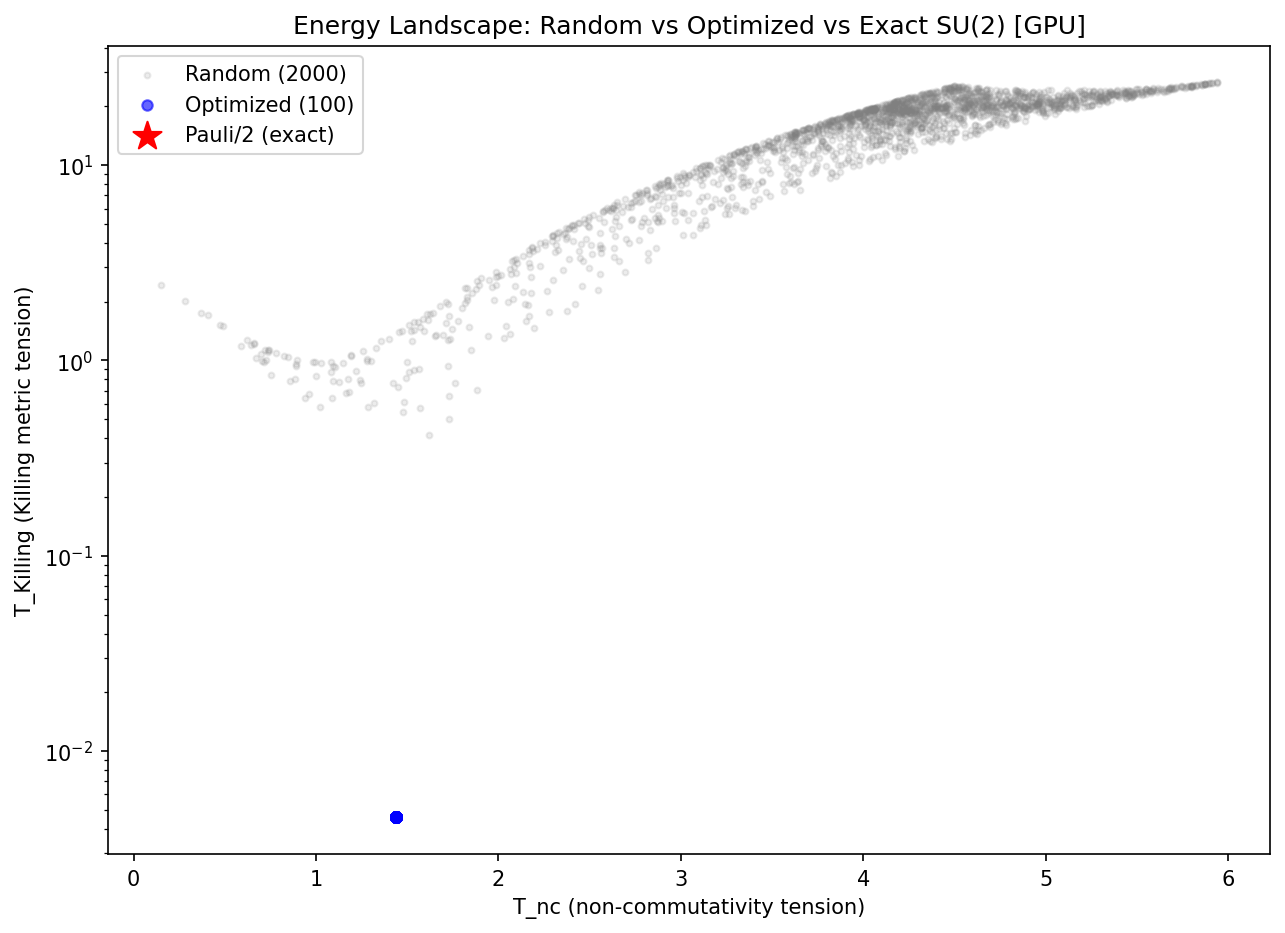

This figure's Python source:
"""
Test 3.3 GPU: Energy landscape scan — batched on GPU.
Question: Is SU(2) at the global minimum of the energy landscape?

GPU version: Evaluates 2000+ random configurations in parallel batches on GPU.

EXPECTED: SU(2) configurations cluster at the global minimum of T_Killing.
"""
import sys, os, time
sys.path.insert(0, os.path.dirname(__file__))

import numpy as np
import torch
from shared_utils_gpu import (
    params_to_generators,
    batched_killing_metric,
    batched_non_commutativity_tension,
    batched_norm_tension,
    pauli_matrices_torch,
    generators_to_params,
    evolve_generators_gpu,
    get_device_info,
    DEVICE, DTYPE, FDTYPE,
)


def check_is_su2_structure_np(generators, tol=0.1):
    """Heuristic: closure + K proportional to I (numpy)."""
    if len(generators) != 3:
        return False
    for i, j in [(0, 1), (1, 2), (2, 0)]:
        comm = generators[i] @ generators[j] - generators[j] @ generators[i]
        B = np.array([b.flatten() for b in generators]).T
        v = comm.flatten()
        coeffs, _, _, _ = np.linalg.lstsq(B, v, rcond=None)
        if np.linalg.norm(B @ coeffs - v) > tol:
            return False
    from shared_utils_gpu import killing_metric_np
    K = killing_metric_np(generators)
    K_offdiag = np.max(np.abs(K - np.diag(np.diag(K))))
    return K_offdiag <= tol


def run_test_landscape_gpu(n_samples=2000, n_optimized=100):
    print("=" * 70)
    print("TEST 3.3 GPU: ENERGY LANDSCAPE SCAN")
    print("=" * 70)
    print(f"  Device: {get_device_info()}")
    print()

    device = DEVICE
    n_gen, dim = 3, 2

    # ---- Phase 1: Random samples (batched on GPU) ----
    print(f"  Phase 1: Evaluating {n_samples} random configurations on GPU...")
    t0 = time.time()

    # Generate random parameters
    torch.manual_seed(0)
    n_params = dim * dim - 1
    params = torch.randn(n_samples, n_gen, n_params, dtype=FDTYPE, device=device)

    # Convert to generators and normalize
    gens = params_to_generators(params, n_gen, dim)
    norms = (gens.abs() ** 2).sum(dim=(-2, -1)).sqrt().clamp(min=1e-10)
    gens = gens / norms.unsqueeze(-1).unsqueeze(-1)

    # Evaluate tensions
    T_nc = batched_non_commutativity_tension(gens).cpu().numpy()
    K = batched_killing_metric(gens)
    K_target = -1.0 * torch.eye(n_gen, dtype=FDTYPE, device=device)
    T_k = ((K - K_target.unsqueeze(0)) ** 2).sum(dim=(-2, -1)).cpu().numpy()
    T_total = T_nc + 5.0 * T_k

    random_time = time.time() - t0
    print(f"    Done in {random_time:.2f}s")

    random_results = []
    for i in range(n_samples):
        random_results.append({
            "T_nc": T_nc[i],
            "T_k": T_k[i],
            "T_total": T_total[i],
        })

    # ---- Phase 2: Optimized samples (batched GPU optimizer) ----
    print(f"\n  Phase 2: Running {n_optimized} optimized seeds on GPU...")
    t0 = time.time()

    opt_results_raw, opt_hist = evolve_generators_gpu(
        n_gen=3, dim=2, steps=15000,
        lr=0.001, alpha=5.0, beta=1.0,
        killing_target=-1.0,
        batch_size=n_optimized,
        seeds=list(range(n_optimized)),
        verbose=True,
    )

    # Evaluate final tensions for optimized
    opt_gens_torch = torch.tensor(opt_results_raw, dtype=DTYPE, device=device)
    T_nc_opt = batched_non_commutativity_tension(opt_gens_torch).cpu().numpy()
    K_opt = batched_killing_metric(opt_gens_torch)
    T_k_opt = ((K_opt - K_target.unsqueeze(0)) ** 2).sum(dim=(-2, -1)).cpu().numpy()

    opt_time = time.time() - t0
    print(f"    Optimizer done in {opt_time:.1f}s")

    opt_results = []
    for i in range(n_optimized):
        opt_results.append({
            "T_nc": T_nc_opt[i],
            "T_k": T_k_opt[i],
        })

    # ---- Phase 3: Reference (Pauli/2) ----
    pauli = pauli_matrices_torch(device)
    pauli_half = torch.stack([s / 2 for s in pauli]).unsqueeze(0)  # (1, 3, 2, 2)
    T_nc_pauli = batched_non_commutativity_tension(pauli_half).item()
    K_pauli = batched_killing_metric(pauli_half)
    T_k_pauli = ((K_pauli - K_target.unsqueeze(0)) ** 2).sum().item()

    # ---- Analysis ----
    print("\n--- LANDSCAPE ANALYSIS ---")
    print(f"  Random samples ({n_samples}):")
    print(f"    T_nc range:  [{min(T_nc):.2f}, {max(T_nc):.2f}]")
    print(f"    T_k range:   [{min(T_k):.2f}, {max(T_k):.2f}]")

    print(f"\n  Optimized ({n_optimized}):")
    opt_tnc = [r["T_nc"] for r in opt_results]
    opt_tk = [r["T_k"] for r in opt_results]
    print(f"    T_nc range:  [{min(opt_tnc):.4f}, {max(opt_tnc):.4f}]")
    print(f"    T_k range:   [{min(opt_tk):.6f}, {max(opt_tk):.6f}]")

    print(f"\n  Pauli/2 (exact SU(2)):")
    print(f"    T_nc = {T_nc_pauli:.4f}")
    print(f"    T_k  = {T_k_pauli:.6f}")

    # ---- Save plot ----
    try:
        import matplotlib
        matplotlib.use('Agg')
        import matplotlib.pyplot as plt

        fig, ax = plt.subplots(1, 1, figsize=(10, 7))

        ax.scatter(T_nc, T_k, alpha=0.15, s=8, c='gray', label=f'Random ({n_samples})')
        ax.scatter(opt_tnc, opt_tk, alpha=0.6, s=25, c='blue', label=f'Optimized ({n_optimized})')
        ax.scatter([T_nc_pauli], [T_k_pauli], s=200, c='red', marker='*',
                   zorder=10, label='Pauli/2 (exact)')

        ax.set_xlabel('T_nc (non-commutativity tension)')
        ax.set_ylabel('T_Killing (Killing metric tension)')
        ax.set_title('Energy Landscape: Random vs Optimized vs Exact SU(2) [GPU]')
        ax.legend()
        ax.set_yscale('log')

        plot_path = os.path.join(os.path.dirname(__file__), "test_3_3_gpu_energy_landscape.png")
        fig.savefig(plot_path, dpi=150, bbox_inches='tight')
        plt.close()
        print(f"\n  Plot saved: {plot_path}")
    except ImportError:
        print("\n  (matplotlib not available — skipping plot)")

    # ---- Verdict ----
    print("\n--- VERDICT ---")
    optimized_near_pauli = sum(1 for r in opt_results if r["T_k"] < 0.5)
    if T_k_pauli < min(T_k) and optimized_near_pauli > n_optimized * 0.8:
        print(f"  PASS: Pauli/2 sits at global minimum of T_Killing.")
        print(f"  {optimized_near_pauli}/{n_optimized} optimized configs near Pauli basin.")
    else:
        print(f"  PARTIAL: {optimized_near_pauli}/{n_optimized} optimized near Pauli basin.")

    total_time = random_time + opt_time
    print(f"\n  [GPU total: {total_time:.1f}s ({n_samples} random + {n_optimized} optimized)]")
    return random_results, opt_results


if __name__ == "__main__":
    run_test_landscape_gpu(n_samples=2000, n_optimized=100)
